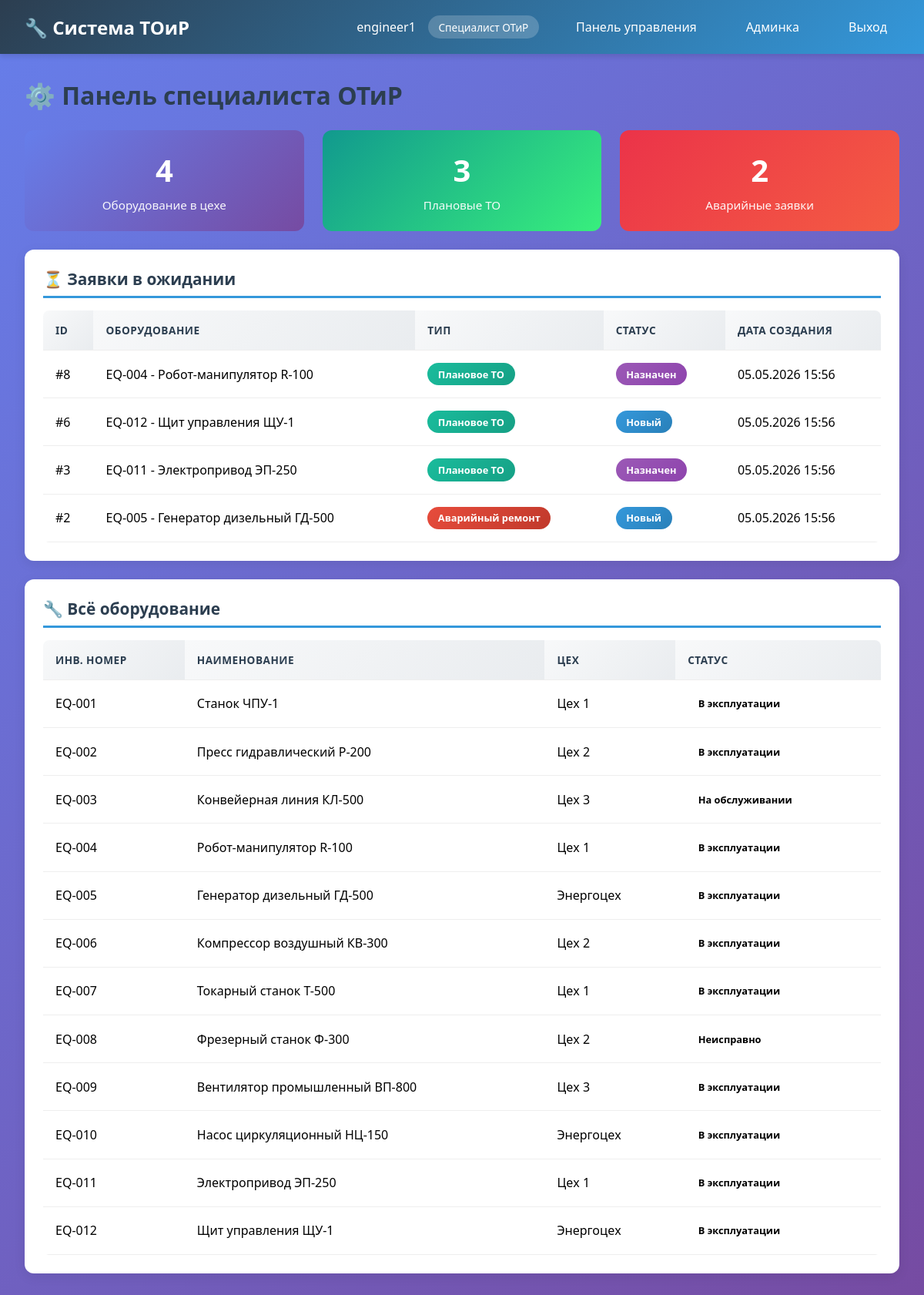
The app's page /dashboard/ (signed in) with its own data.
### accounts/models.py (models this page shows, shortened)
class User(AbstractUser):
    ROLE_CHOICES = [
        ('admin', 'Начальник ОТК / Администратор'),
        ('engineer', 'Специалист ОТиР'),
        ('technician', 'Рабочий / Слесарь-ремонтник'),
        ('storekeeper', 'Кладовщик'),
        ('trainee', 'Ученик / Практикант'),
    ]
    role = models.CharField(
        max_length=20,
        choices=ROLE_CHOICES,
        default='trainee',
        verbose_name='Роль'
    )
    department = models.CharField(
        max_length=100,
        blank=True,
        null=True,
        verbose_name='Отдел/Цех'
    )
    phone = models.CharField(
        max_length=20,
        blank=True,
        null=True,
        verbose_name='Телефон'
    )
    is_active = models.BooleanField(default=True, verbose_name='Активен')
    created_at = models.DateTimeField(auto_now_add=True, verbose_name='Дата создания')
    class Meta:
        verbose_name = 'Пользователь'
        verbose_name_plural = 'Пользователи'
        ordering = ['username']
    @property
    def is_admin(self):
        return self.role == 'admin'
    @property
    def is_engineer(self):
        return self.role == 'engineer'

### workorders/models.py (models this page shows, shortened)
class WorkOrder(models.Model):
    ORDER_TYPE_CHOICES = [
        ('planned', 'Плановое ТО'),
        ('emergency', 'Аварийный ремонт'),
        ('modernization', 'Модернизация'),
        ('inspection', 'Инспекция'),
    ]
    STATUS_CHOICES = [
        ('new', 'Новый'),
        ('assigned', 'Назначен'),
        ('in_progress', 'В работе'),
        ('pending_parts', 'Ожидание запчастей'),
        ('completed', 'Выполнен'),
        ('rejected', 'Отклонен'),
    ]
    PRIORITY_CHOICES = [
        (1, 'Критический'),
        (2, 'Высокий'),
        (3, 'Средний'),
        (4, 'Низкий'),
        (5, 'Отложенный'),
    ]
    equipment = models.ForeignKey('equipment.Equipment', on_delete=models.CASCADE, related_name='work_orders', verbose_name='Оборудование')
    order_type = models.CharField(max_length=30, choices=ORDER_TYPE_CHOICES, verbose_name='Тип работ')
    priority = models.IntegerField(choices=PRIORITY_CHOICES, default=3, verbose_name='Приоритет')
    status = models.CharField(max_length=20, choices=STATUS_CHOICES, default='new', verbose_name='Статус')
    assigned_user = models.ForeignKey(settings.AUTH_USER_MODEL, on_delete=models.SET_NULL, null=True, blank=True, related_name='assigned_work_orders', verbose_name='Исполнитель')
    created_by = models.ForeignKey(settings.AUTH_USER_MODEL, on_delete=models.SET_NULL, null=True, related_name='created_work_orders', verbose_name='Создал')
    description = models.TextField(default='Техническое обслуживание / устранение неисправности', verbose_name='Описание')
    created_at = models.DateTimeField(auto_now_add=True, verbose_name='Дата создания')
    started_at = models.DateTimeField(null=True, blank=True, verbose_name='Начало работ')
    completed_at = models.DateTimeField(null=True, blank=True, verbose_name='Завершение работ')
    class Meta:
        verbose_name = 'Наряд-заказ'
        verbose_name_plural = 'Наряды-заказы'
        ordering = ['-created_at']
        indexes = [
            models.Index(fields=['status']),
            models.Index(fields=['assigned_user']),
        ]

### equipment/models.py (models this page shows, shortened)
class Equipment(models.Model):
    STATUS_CHOICES = [
        ('active', 'В эксплуатации'),
        ('maintenance', 'На обслуживании'),
        ('out_of_service', 'Неисправно'),
        ('decommissioned', 'Списано'),
    ]
    TYPE_CHOICES = [
        ('Насосы', 'Насосы'),
        ('Компрессоры', 'Компрессоры'),
        ('Электропривод', 'Электропривод'),
        ('Механика', 'Механика'),
        ('Вентиляция', 'Вентиляция'),
        ('Транспорт', 'Транспорт'),
        ('Металлообработка', 'Металлообработка'),
        ('Энергетика', 'Энергетика'),
        ('Электрика', 'Электрика'),
        ('Автоматика', 'Автоматика'),
    ]
    inv_number = models.CharField(max_length=30, unique=True, verbose_name='Инвентарный номер')
    name = models.CharField(max_length=200, verbose_name='Наименование')
    type = models.CharField(max_length=50, choices=TYPE_CHOICES, verbose_name='Тип оборудования')
    workshop = models.CharField(max_length=50, verbose_name='Цех/Участок')
    status = models.CharField(max_length=20, choices=STATUS_CHOICES, default='active', verbose_name='Статус')
    install_date = models.DateField(null=True, blank=True, verbose_name='Дата установки')
    warranty_until = models.DateField(null=True, blank=True, verbose_name='Гарантия до')
    last_maintenance = models.DateField(null=True, blank=True, verbose_name='Последнее ТО')
    created_at = models.DateTimeField(auto_now_add=True, verbose_name='Дата создания')
    class Meta:
        verbose_name = 'Оборудование'
        verbose_name_plural = 'Оборудование'
        ordering = ['inv_number']
        indexes = [
            models.Index(fields=['status']),
        ]

### accounts/views.py (the view, shortened to what this page needs)
# urls.py: path('dashboard/', views.dashboard_view, name='dashboard'),
@login_required
def dashboard_view(request):
    user = request.user
    context = {
        'user': user,
    }
    if user.is_admin:
        from equipment.models import Equipment
        from workorders.models import WorkOrder
        from inventory.models import SparePart
        context['total_equipment'] = Equipment.objects.count()
        context['active_equipment'] = Equipment.objects.filter(status='active').count()
        context['total_orders'] = WorkOrder.objects.count()
        context['new_orders'] = WorkOrder.objects.filter(status='new').count()
        context['in_progress_orders'] = WorkOrder.objects.filter(status='in_progress').count()
        context['completed_orders'] = WorkOrder.objects.filter(status='completed').count()
        context['total_parts'] = SparePart.objects.count()
        context['low_stock_parts'] = SparePart.objects.filter(current_stock__lte=F('min_stock')).count()
        context['recent_orders'] = WorkOrder.objects.select_related('equipment', 'assigned_user').order_by('-created_at')[:10]
        context['users_by_role'] = User.objects.values('role').annotate(count=Count('id'))
        template = 'dashboards/admin.html'
    elif user.is_engineer:
        from equipment.models import Equipment
        from workorders.models import WorkOrder
        context['equipment_count'] = Equipment.objects.filter(workshop=user.department).count() if user.department else Equipment.objects.count()
        context['planned_orders'] = WorkOrder.objects.filter(order_type='planned', status__in=['new', 'assigned']).count()
        context['emergency_orders'] = WorkOrder.objects.filter(order_type='emergency', status__in=['new', 'assigned', 'in_progress']).count()
        context['all_equipment'] = Equipment.objects.all()[:20]
        context['pending_orders'] = WorkOrder.objects.filter(status__in=['new', 'assigned']).select_related('equipment')[:10]
        template = 'dashboards/engineer.html'
    elif user.is_trainee:
        from equipment.models import Equipment
        from workorders.models import WorkOrder
        context['recent_orders'] = WorkOrder.objects.filter(status='completed').select_related('equipment', 'assigned_user')[:15]
        context['equipment_list'] = Equipment.objects.all()[:20]
        template = 'dashboards/trainee.html'
    else:
        template = 'dashboards/admin.html'
    return render(request, template, context)

### templates/dashboards/engineer.html (shortened to what this page needs)
{% extends 'base.html' %}
{% block content %}
<h1 style="margin-bottom: 1.5rem; color: #2c3e50;">⚙️ Панель специалиста ОТиР</h1>
<div class="stats-grid">
    <div class="stat-card blue">
        <div class="stat-value">{{ equipment_count|default:0 }}</div>
        <div class="stat-label">Оборудование в цехе</div>
    </div>
    <div class="stat-card green">
        <div class="stat-value">{{ planned_orders|default:0 }}</div>
        <div class="stat-label">Плановые ТО</div>
    </div>
    <div class="stat-card red">
        <div class="stat-value">{{ emergency_orders|default:0 }}</div>
        <div class="stat-label">Аварийные заявки</div>
    </div>
</div>
<div class="card" style="margin-top: 1.5rem;">
    <h2>⏳ Заявки в ожидании</h2>
    <table>
        <thead>
            <tr>
                <th>ID</th>
                <th>Оборудование</th>
                <th>Тип</th>
                <th>Статус</th>
                <th>Дата создания</th>
            </tr>
        </thead>
        <tbody>
            {% for order in pending_orders %}
            <tr>
                <td>#{{ order.id }}</td>
                <td>{{ order.equipment.inv_number }} - {{ order.equipment.name }}</td>
                <td><span class="badge badge-{{ order.order_type }}">{{ order.get_order_type_display }}</span></td>
                <td><span class="badge badge-{{ order.status }}">{{ order.get_status_display }}</span></td>
                <td>{{ order.created_at|date:"d.m.Y H:i" }}</td>
            </tr>
            {% empty %}
            <tr><td colspan="5" style="text-align: center; color: #999;">Нет заявок в ожидании</td></tr>
            {% endfor %}
        </tbody>
    </table>
</div>
<div class="card" style="margin-top: 1.5rem;">
    <h2>🔧 Всё оборудование</h2>
    <table>
        <thead>
            <tr>
                <th>Инв. номер</th>
                <th>Наименование</th>
                <th>Цех</th>
                <th>Статус</th>
            </tr>
        </thead>
        <tbody>
            {% for eq in all_equipment %}
            <tr>
                <td>{{ eq.inv_number }}</td>
                <td>{{ eq.name }}</td>
                <td>{{ eq.workshop|default:"-" }}</td>
                <td><span class="badge badge-{{ eq.status }}">{{ eq.get_status_display }}</span></td>
            </tr>
            {% empty %}
            <tr><td colspan="4" style="text-align: center; color: #999;">Нет данных</td></tr>
            {% endfor %}
        </tbody>
    </table>
</div>
{% endblock %}

### templates/base.html (shortened to what this page needs)
<!DOCTYPE html>
<html lang="ru">
<head>
</head>
<body>
    {% if user.is_authenticated %}
    <nav class="navbar">
        <h1>🔧 Система ТОиР</h1>
        <div class="user-info">
            <span>{{ user.username }}</span>
            <span class="role-badge">{{ user.get_role_display }}</span>
            <a href="{% url 'accounts:dashboard' %}">Панель управления</a>
            <a href="/admin/">Админка</a>
            <a href="{% url 'accounts:logout' %}">Выход</a>
        </div>
    </nav>
    {% endif %}
    <div class="container">
        {% block content %}{% endblock %}
    </div>
</body>
</html>

### templates/base.html (style rules this page uses)
* { margin: 0; padding: 0; box-sizing: border-box; }
body { font-family: 'Segoe UI', Tahoma, Geneva, Verdana, sans-serif; background: linear-gradient(135deg, #667eea 0%, #764ba2 100%); min-height: 100vh; }
.navbar { background: linear-gradient(135deg, #2c3e50 0%, #3498db 100%); color: white; padding: 1rem 2rem; display: flex; justify-content: space-between; align-items: center; box-shadow: 0 4px 6px rgba(0,0,0,0.1); backdrop-filter: blur(10px); }
.navbar h1 { font-size: 1.5rem; font-weight: 600; }
.navbar a { color: white; text-decoration: none; margin-left: 1rem; padding: 0.5rem 1rem; border-radius: 6px; transition: all 0.3s ease; }
.container { max-width: 1400px; margin: 2rem auto; padding: 0 2rem; }
.card { background: white; border-radius: 12px; box-shadow: 0 4px 15px rgba(0,0,0,0.08); padding: 1.5rem; margin-bottom: 1.5rem; transition: transform 0.3s ease; }
.card h2 { color: #2c3e50; margin-bottom: 1rem; border-bottom: 3px solid #3498db; padding-bottom: 0.5rem; font-size: 1.3rem; }
.stats-grid { display: grid; grid-template-columns: repeat(auto-fit, minmax(200px, 1fr)); gap: 1.5rem; margin-bottom: 1.5rem; }
.stat-card { background: linear-gradient(135deg, #667eea 0%, #764ba2 100%); color: white; padding: 1.5rem; border-radius: 12px; text-align: center; transition: transform 0.3s ease, box-shadow 0.3s ease; }
.stat-card.blue { background: linear-gradient(135deg, #667eea 0%, #764ba2 100%); }
.stat-card.green { background: linear-gradient(135deg, #11998e 0%, #38ef7d 100%); }
.stat-card.red { background: linear-gradient(135deg, #eb3349 0%, #f45c43 100%); }
.stat-value { font-size: 2.5rem; font-weight: bold; margin-bottom: 0.5rem; }
.stat-label { opacity: 0.95; font-size: 0.95rem; }
table { width: 100%; border-collapse: collapse; margin-top: 1rem; background: white; border-radius: 8px; overflow: hidden; }
th, td { padding: 1rem; text-align: left; border-bottom: 1px solid #eee; }
th { background: linear-gradient(135deg, #f8f9fa 0%, #e9ecef 100%); color: #2c3e50; font-weight: 600; text-transform: uppercase; font-size: 0.85rem; letter-spacing: 0.5px; }
.badge { padding: 0.35rem 0.85rem; border-radius: 20px; font-size: 0.8rem; font-weight: 600; display: inline-block; }
.badge-new { background: linear-gradient(135deg, #3498db 0%, #2980b9 100%); color: white; }
.badge-assigned { background: linear-gradient(135deg, #9b59b6 0%, #8e44ad 100%); color: white; }
.badge-planned { background: linear-gradient(135deg, #1abc9c 0%, #16a085 100%); color: white; }
.badge-emergency { background: linear-gradient(135deg, #e74c3c 0%, #c0392b 100%); color: white; }
.user-info { display: flex; align-items: center; gap: 1rem; }
.role-badge { background: rgba(255,255,255,0.2); color: white; padding: 0.35rem 0.85rem; border-radius: 20px; font-size: 0.85rem; font-weight: 500; backdrop-filter: blur(10px); }

### records on screen
User: username "engineer1", role "Специалист ОТиР"
WorkOrder: id "8", equipment.inv_number "EQ-004", equipment.name "Робот-манипулятор R-100", order_type "Плановое ТО", status "Назначен", created_at "05.05.2026 15:56"
WorkOrder: id "6", equipment.inv_number "EQ-012", equipment.name "Щит управления ЩУ-1", order_type "Плановое ТО", status "Новый", created_at "05.05.2026 15:56"
WorkOrder: id "3", equipment.inv_number "EQ-011", equipment.name "Электропривод ЭП-250", order_type "Плановое ТО", status "Назначен", created_at "05.05.2026 15:56"
WorkOrder: id "2", equipment.inv_number "EQ-005", equipment.name "Генератор дизельный ГД-500", order_type "Аварийный ремонт", status "Новый", created_at "05.05.2026 15:56"
Equipment: inv_number "EQ-001", name "Станок ЧПУ-1", workshop "Цех 1", status "В эксплуатации"
Equipment: inv_number "EQ-002", name "Пресс гидравлический P-200", workshop "Цех 2", status "В эксплуатации"
Equipment: inv_number "EQ-003", name "Конвейерная линия КЛ-500", workshop "Цех 3", status "На обслуживании"
Equipment: inv_number "EQ-004", name "Робот-манипулятор R-100", workshop "Цех 1", status "В эксплуатации"
Equipment: inv_number "EQ-005", name "Генератор дизельный ГД-500", workshop "Энергоцех", status "В эксплуатации"
Equipment: inv_number "EQ-006", name "Компрессор воздушный КВ-300", workshop "Цех 2", status "В эксплуатации"
Equipment: inv_number "EQ-007", name "Токарный станок Т-500", workshop "Цех 1", status "В эксплуатации"
Equipment: inv_number "EQ-008", name "Фрезерный станок Ф-300", workshop "Цех 2", status "Неисправно"
Equipment: inv_number "EQ-009", name "Вентилятор промышленный ВП-800", workshop "Цех 3", status "В эксплуатации"
Equipment: inv_number "EQ-010", name "Насос циркуляционный НЦ-150", workshop "Энергоцех", status "В эксплуатации"
Equipment: inv_number "EQ-011", name "Электропривод ЭП-250", workshop "Цех 1", status "В эксплуатации"
Equipment: inv_number "EQ-012", name "Щит управления ЩУ-1", workshop "Энергоцех", status "В эксплуатации"

### other values on screen
{{ equipment_count|default:0 }} "4"
{{ planned_orders|default:0 }} "3"
{{ emergency_orders|default:0 }} "2"
